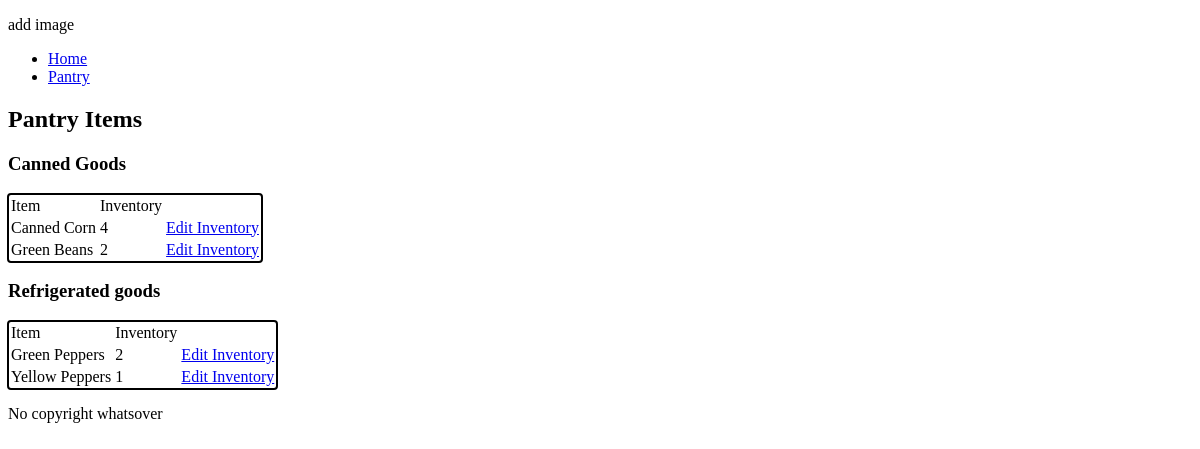
The app's page /api/pantry/, older data.
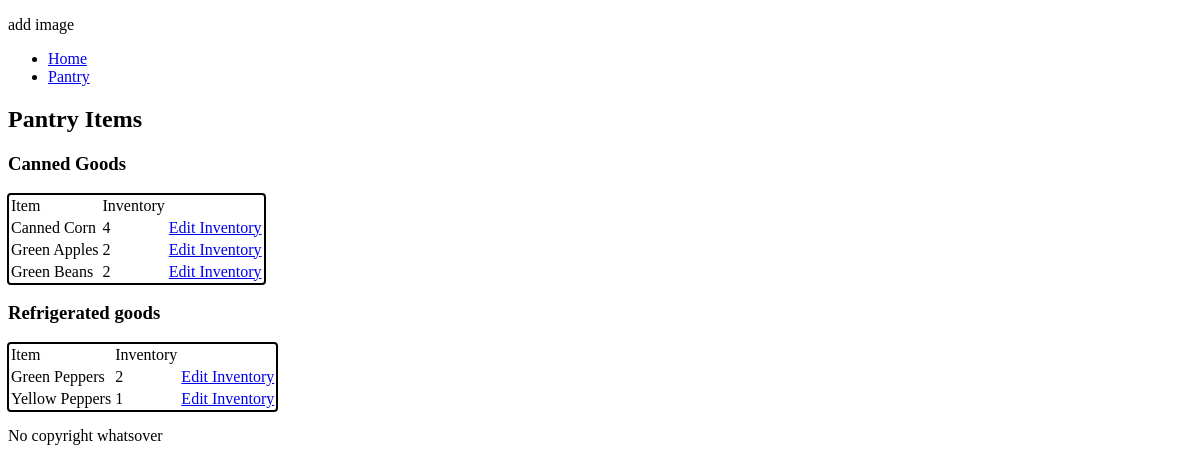
The same page, newer data.
### Pantry/models.py (models this page shows, shortened)
class Category(models.Model):
    slug = models.SlugField()
    Title = models.CharField(max_length=255, db_index=True)
    class Meta:
        ordering = ['Title']

class Item(models.Model):
    Title = models.CharField(max_length=255)
    Inventory = models.IntegerField()
    Category = models.ForeignKey(Category, on_delete=models.PROTECT)
    class Meta:
        ordering = ['Category', 'Title']

### Pantry/views.py (the view)
# urls.py: path('pantry/', views.PantryView, name='pantry'),
def PantryView(request):
    category_data = Category.objects.all()
    main_data = {"category": category_data}
    return render(request, 'pantry.html', main_data)

### Pantry/templates/pantry.html
{% extends 'base.html' %}
{% load static %}
{% block content %}
<h2>Pantry Items</h2>
{% for table in category %}
<div class="table">
    <h3>{{table.Title}}</h3>
    <table>
        <tr>
            <td>Item</td>
            <td>Inventory</td>
        </tr>
        {% for item in table.item_set.all %}
        <tr>
            <td>{{item.Title}}</td>
            <td>{{item.Inventory}}</td>
            <td><a href="{% url 'edit_pantry' item.pk %}"> Edit Inventory</a></td>
        </tr>
        {% endfor %}
    </table>
</div>
{% endfor %}
{% endblock %}

Row changes from the older to the newer data that the page shows:
added Item: Title "Green Apples", Inventory "2", shown under Category "Canned Goods"
